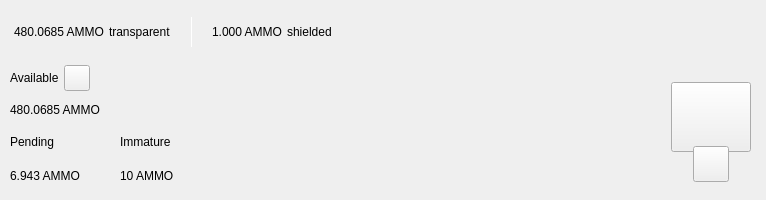
<?xml version="1.0" encoding="UTF-8"?>
<ui version="4.0">
 <class>TopBar</class>
 <widget class="QWidget" name="TopBar">
  <property name="geometry">
   <rect>
    <x>0</x>
    <y>0</y>
    <width>734</width>
    <height>200</height>
   </rect>
  </property>
  <property name="minimumSize">
   <size>
    <width>0</width>
    <height>200</height>
   </size>
  </property>
  <property name="maximumSize">
   <size>
    <width>16777215</width>
    <height>200</height>
   </size>
  </property>
  <property name="windowTitle">
   <string notr="true">N/A</string>
  </property>
  <layout class="QVBoxLayout" name="verticalLayout_10" stretch="0">
   <property name="spacing">
    <number>0</number>
   </property>
   <property name="leftMargin">
    <number>0</number>
   </property>
   <property name="topMargin">
    <number>0</number>
   </property>
   <property name="rightMargin">
    <number>0</number>
   </property>
   <property name="bottomMargin">
    <number>0</number>
   </property>
   <item>
    <widget class="PFBorderImage" name="containerTop">
     <layout class="QVBoxLayout" name="verticalLayout_11">
      <property name="spacing">
       <number>0</number>
      </property>
      <property name="leftMargin">
       <number>0</number>
      </property>
      <property name="topMargin">
       <number>0</number>
      </property>
      <property name="rightMargin">
       <number>0</number>
      </property>
      <property name="bottomMargin">
       <number>0</number>
      </property>
      <item>
       <widget class="QWidget" name="top_container_2" native="true">
        <property name="minimumSize">
         <size>
          <width>0</width>
          <height>65</height>
         </size>
        </property>
        <layout class="QHBoxLayout" name="top_container">
         <property name="spacing">
          <number>0</number>
         </property>
         <property name="leftMargin">
          <number>14</number>
         </property>
         <property name="topMargin">
          <number>0</number>
         </property>
         <property name="rightMargin">
          <number>14</number>
         </property>
         <property name="bottomMargin">
          <number>0</number>
         </property>
         <item alignment="Qt::AlignVCenter">
          <widget class="QWidget" name="widgetTopAmount" native="true">
           <property name="sizePolicy">
            <sizepolicy hsizetype="Preferred" vsizetype="Maximum">
             <horstretch>0</horstretch>
             <verstretch>0</verstretch>
            </sizepolicy>
           </property>
           <layout class="QHBoxLayout" name="horizontalLayout_5">
            <property name="spacing">
             <number>5</number>
            </property>
            <property name="leftMargin">
             <number>0</number>
            </property>
            <property name="topMargin">
             <number>0</number>
            </property>
            <property name="rightMargin">
             <number>0</number>
            </property>
            <property name="bottomMargin">
             <number>0</number>
            </property>
            <item alignment="Qt::AlignTop">
             <widget class="QLabel" name="labelAmountTopPiv">
              <property name="minimumSize">
               <size>
                <width>0</width>
                <height>36</height>
               </size>
              </property>
              <property name="styleSheet">
               <string notr="true">padding:0px;margin:0px;</string>
              </property>
              <property name="text">
               <string notr="true">480.0685 AMMO</string>
              </property>
             </widget>
            </item>
            <item>
             <widget class="QLabel" name="labelTrans">
              <property name="text">
               <string>transparent</string>
              </property>
             </widget>
            </item>
            <item>
             <spacer name="horizontalSpacer_11">
              <property name="orientation">
               <enum>Qt::Horizontal</enum>
              </property>
              <property name="sizeType">
               <enum>QSizePolicy::Fixed</enum>
              </property>
              <property name="sizeHint" stdset="0">
               <size>
                <width>15</width>
                <height>20</height>
               </size>
              </property>
             </spacer>
            </item>
            <item alignment="Qt::AlignVCenter">
             <widget class="QLabel" name="typeSpacerTop">
              <property name="minimumSize">
               <size>
                <width>1</width>
                <height>30</height>
               </size>
              </property>
              <property name="maximumSize">
               <size>
                <width>1</width>
                <height>30</height>
               </size>
              </property>
              <property name="styleSheet">
               <string notr="true">background-color:white;
padding:0px;
border:none;</string>
              </property>
              <property name="text">
               <string/>
              </property>
             </widget>
            </item>
            <item>
             <spacer name="horizontalSpacer_12">
              <property name="orientation">
               <enum>Qt::Horizontal</enum>
              </property>
              <property name="sizeType">
               <enum>QSizePolicy::Fixed</enum>
              </property>
              <property name="sizeHint" stdset="0">
               <size>
                <width>15</width>
                <height>20</height>
               </size>
              </property>
             </spacer>
            </item>
            <item alignment="Qt::AlignTop">
             <widget class="QLabel" name="labelAmountTopShieldedPiv">
              <property name="minimumSize">
               <size>
                <width>0</width>
                <height>36</height>
               </size>
              </property>
              <property name="text">
               <string notr="true">1.000 AMMO</string>
              </property>
             </widget>
            </item>
            <item>
             <widget class="QLabel" name="labelShield">
              <property name="text">
               <string>shielded</string>
              </property>
             </widget>
            </item>
           </layout>
          </widget>
         </item>
         <item>
          <spacer name="horizontalSpacer">
           <property name="orientation">
            <enum>Qt::Horizontal</enum>
           </property>
           <property name="sizeHint" stdset="0">
            <size>
             <width>40</width>
             <height>20</height>
            </size>
           </property>
          </spacer>
         </item>
         <item>
          <layout class="QHBoxLayout" name="horizontalLayout_4">
           <property name="spacing">
            <number>12</number>
           </property>
           <property name="rightMargin">
            <number>0</number>
           </property>
           <item alignment="Qt::AlignRight">
            <widget class="QWidget" name="layoutSync" native="true">
             <property name="minimumSize">
              <size>
               <width>0</width>
               <height>36</height>
              </size>
             </property>
             <property name="maximumSize">
              <size>
               <width>16777215</width>
               <height>36</height>
              </size>
             </property>
             <layout class="QVBoxLayout" name="verticalLayout_9">
              <property name="leftMargin">
               <number>0</number>
              </property>
              <property name="topMargin">
               <number>0</number>
              </property>
              <property name="rightMargin">
               <number>0</number>
              </property>
              <property name="bottomMargin">
               <number>0</number>
              </property>
              <item>
               <widget class="ExpandableButton" name="pushButtonSync" native="true">
                <property name="minimumSize">
                 <size>
                  <width>36</width>
                  <height>36</height>
                 </size>
                </property>
                <property name="maximumSize">
                 <size>
                  <width>16777215</width>
                  <height>36</height>
                 </size>
                </property>
               </widget>
              </item>
             </layout>
            </widget>
           </item>
           <item>
            <widget class="ExpandableButton" name="pushButtonHDUpgrade" native="true">
             <property name="minimumSize">
              <size>
               <width>36</width>
               <height>36</height>
              </size>
             </property>
            </widget>
           </item>
           <item>
            <widget class="ExpandableButton" name="pushButtonStack" native="true">
             <property name="minimumSize">
              <size>
               <width>36</width>
               <height>36</height>
              </size>
             </property>
            </widget>
           </item>
           <item>
            <widget class="ExpandableButton" name="pushButtonColdStaking" native="true">
             <property name="minimumSize">
              <size>
               <width>36</width>
               <height>36</height>
              </size>
             </property>
            </widget>
           </item>
           <item>
            <widget class="ExpandableButton" name="pushButtonConnection" native="true">
             <property name="minimumSize">
              <size>
               <width>36</width>
               <height>36</height>
              </size>
             </property>
            </widget>
           </item>
           <item>
            <widget class="ExpandableButton" name="pushButtonTor" native="true">
             <property name="minimumSize">
              <size>
               <width>36</width>
               <height>36</height>
              </size>
             </property>
            </widget>
           </item>
           <item>
            <widget class="ExpandableButton" name="pushButtonLock" native="true">
             <property name="sizePolicy">
              <sizepolicy hsizetype="Expanding" vsizetype="Expanding">
               <horstretch>0</horstretch>
               <verstretch>0</verstretch>
              </sizepolicy>
             </property>
             <property name="minimumSize">
              <size>
               <width>36</width>
               <height>0</height>
              </size>
             </property>
            </widget>
           </item>
           <item>
            <widget class="ExpandableButton" name="pushButtonTheme" native="true">
             <property name="minimumSize">
              <size>
               <width>36</width>
               <height>36</height>
              </size>
             </property>
             <property name="maximumSize">
              <size>
               <width>16777215</width>
               <height>36</height>
              </size>
             </property>
            </widget>
           </item>
           <item>
            <widget class="ExpandableButton" name="pushButtonFAQ" native="true">
             <property name="minimumSize">
              <size>
               <width>36</width>
               <height>36</height>
              </size>
             </property>
            </widget>
           </item>
          </layout>
         </item>
        </layout>
       </widget>
      </item>
      <item>
       <widget class="QWidget" name="bottom_container" native="true">
        <property name="minimumSize">
         <size>
          <width>0</width>
          <height>135</height>
         </size>
        </property>
        <layout class="QHBoxLayout" name="botton_container">
         <property name="leftMargin">
          <number>10</number>
         </property>
         <property name="topMargin">
          <number>0</number>
         </property>
         <property name="rightMargin">
          <number>10</number>
         </property>
         <property name="bottomMargin">
          <number>10</number>
         </property>
         <item>
          <layout class="QVBoxLayout" name="verticalLayout_7">
           <property name="spacing">
            <number>0</number>
           </property>
           <property name="leftMargin">
            <number>0</number>
           </property>
           <property name="rightMargin">
            <number>30</number>
           </property>
           <item>
            <layout class="QVBoxLayout" name="verticalLayout_2">
             <item>
              <layout class="QHBoxLayout" name="horizontalLayoutContainerAvailable">
               <property name="spacing">
                <number>5</number>
               </property>
               <item>
                <widget class="QLabel" name="labelTitle1">
                 <property name="text">
                  <string>Available</string>
                 </property>
                </widget>
               </item>
               <item>
                <widget class="QPushButton" name="pushButtonBalanceInfo">
                 <property name="minimumSize">
                  <size>
                   <width>26</width>
                   <height>26</height>
                  </size>
                 </property>
                 <property name="maximumSize">
                  <size>
                   <width>26</width>
                   <height>26</height>
                  </size>
                 </property>
                 <property name="mouseTracking">
                  <bool>true</bool>
                 </property>
                 <property name="focusPolicy">
                  <enum>Qt::NoFocus</enum>
                 </property>
                 <property name="text">
                  <string notr="true"/>
                 </property>
                 <property name="iconSize">
                  <size>
                   <width>24</width>
                   <height>24</height>
                  </size>
                 </property>
                 <property name="shortcut">
                  <string notr="true"/>
                 </property>
                </widget>
               </item>
               <item>
                <spacer name="horizontalSpacer_4">
                 <property name="orientation">
                  <enum>Qt::Horizontal</enum>
                 </property>
                 <property name="sizeType">
                  <enum>QSizePolicy::MinimumExpanding</enum>
                 </property>
                 <property name="sizeHint" stdset="0">
                  <size>
                   <width>20</width>
                   <height>20</height>
                  </size>
                 </property>
                </spacer>
               </item>
              </layout>
             </item>
             <item>
              <widget class="QLabel" name="labelAmountPiv">
               <property name="text">
                <string notr="true">480.0685 AMMO</string>
               </property>
              </widget>
             </item>
            </layout>
           </item>
           <item>
            <widget class="QWidget" name="container_imm_pend" native="true">
             <layout class="QHBoxLayout" name="horizontalLayout_2">
              <property name="spacing">
               <number>0</number>
              </property>
              <property name="leftMargin">
               <number>0</number>
              </property>
              <property name="topMargin">
               <number>0</number>
              </property>
              <property name="rightMargin">
               <number>0</number>
              </property>
              <property name="bottomMargin">
               <number>0</number>
              </property>
              <item alignment="Qt::AlignLeft">
               <widget class="QWidget" name="container_pending" native="true">
                <property name="sizePolicy">
                 <sizepolicy hsizetype="Minimum" vsizetype="Preferred">
                  <horstretch>0</horstretch>
                  <verstretch>0</verstretch>
                 </sizepolicy>
                </property>
                <layout class="QVBoxLayout" name="verticalLayout_3">
                 <property name="leftMargin">
                  <number>0</number>
                 </property>
                 <property name="topMargin">
                  <number>0</number>
                 </property>
                 <property name="rightMargin">
                  <number>0</number>
                 </property>
                 <property name="bottomMargin">
                  <number>0</number>
                 </property>
                 <item>
                  <widget class="QLabel" name="labelTitle3">
                   <property name="text">
                    <string>Pending</string>
                   </property>
                  </widget>
                 </item>
                 <item>
                  <widget class="QLabel" name="labelPendingPiv">
                   <property name="text">
                    <string notr="true">6.943 AMMO</string>
                   </property>
                  </widget>
                 </item>
                </layout>
               </widget>
              </item>
              <item>
               <spacer name="horizontalSpacer_3">
                <property name="orientation">
                 <enum>Qt::Horizontal</enum>
                </property>
                <property name="sizeType">
                 <enum>QSizePolicy::Fixed</enum>
                </property>
                <property name="sizeHint" stdset="0">
                 <size>
                  <width>40</width>
                  <height>20</height>
                 </size>
                </property>
               </spacer>
              </item>
              <item alignment="Qt::AlignLeft">
               <widget class="QWidget" name="container_immature" native="true">
                <property name="sizePolicy">
                 <sizepolicy hsizetype="Minimum" vsizetype="Preferred">
                  <horstretch>0</horstretch>
                  <verstretch>0</verstretch>
                 </sizepolicy>
                </property>
                <layout class="QVBoxLayout" name="verticalLayout_4">
                 <property name="leftMargin">
                  <number>0</number>
                 </property>
                 <property name="topMargin">
                  <number>0</number>
                 </property>
                 <property name="rightMargin">
                  <number>0</number>
                 </property>
                 <property name="bottomMargin">
                  <number>0</number>
                 </property>
                 <item>
                  <widget class="QLabel" name="labelTitle4">
                   <property name="text">
                    <string>Immature</string>
                   </property>
                  </widget>
                 </item>
                 <item>
                  <widget class="QLabel" name="labelImmaturePiv">
                   <property name="text">
                    <string notr="true">10 AMMO</string>
                   </property>
                  </widget>
                 </item>
                </layout>
               </widget>
              </item>
              <item>
               <spacer name="horizontalSpacer_5">
                <property name="orientation">
                 <enum>Qt::Horizontal</enum>
                </property>
                <property name="sizeHint" stdset="0">
                 <size>
                  <width>40</width>
                  <height>20</height>
                 </size>
                </property>
               </spacer>
              </item>
             </layout>
            </widget>
           </item>
          </layout>
         </item>
         <item>
          <spacer name="horizontalSpacer_2">
           <property name="orientation">
            <enum>Qt::Horizontal</enum>
           </property>
           <property name="sizeHint" stdset="0">
            <size>
             <width>40</width>
             <height>20</height>
            </size>
           </property>
          </spacer>
         </item>
         <item alignment="Qt::AlignHCenter|Qt::AlignVCenter">
          <widget class="QWidget" name="qrContainer" native="true">
           <property name="sizePolicy">
            <sizepolicy hsizetype="Preferred" vsizetype="Minimum">
             <horstretch>0</horstretch>
             <verstretch>0</verstretch>
            </sizepolicy>
           </property>
           <property name="minimumSize">
            <size>
             <width>90</width>
             <height>110</height>
            </size>
           </property>
           <property name="maximumSize">
            <size>
             <width>90</width>
             <height>110</height>
            </size>
           </property>
           <layout class="QVBoxLayout" name="containerQR">
            <property name="spacing">
             <number>0</number>
            </property>
            <property name="leftMargin">
             <number>5</number>
            </property>
            <property name="topMargin">
             <number>10</number>
            </property>
            <property name="rightMargin">
             <number>5</number>
            </property>
            <property name="bottomMargin">
             <number>0</number>
            </property>
            <item>
             <widget class="QPushButton" name="btnQr">
              <property name="minimumSize">
               <size>
                <width>70</width>
                <height>70</height>
               </size>
              </property>
              <property name="maximumSize">
               <size>
                <width>16777215</width>
                <height>70</height>
               </size>
              </property>
              <property name="focusPolicy">
               <enum>Qt::NoFocus</enum>
              </property>
              <property name="text">
               <string/>
              </property>
              <property name="iconSize">
               <size>
                <width>70</width>
                <height>70</height>
               </size>
              </property>
             </widget>
            </item>
            <item>
             <spacer name="verticalSpacer">
              <property name="orientation">
               <enum>Qt::Vertical</enum>
              </property>
              <property name="sizeType">
               <enum>QSizePolicy::Fixed</enum>
              </property>
              <property name="sizeHint" stdset="0">
               <size>
                <width>20</width>
                <height>20</height>
               </size>
              </property>
             </spacer>
            </item>
            <item alignment="Qt::AlignHCenter|Qt::AlignBottom">
             <widget class="QPushButton" name="pushButtonQR">
              <property name="minimumSize">
               <size>
                <width>36</width>
                <height>36</height>
               </size>
              </property>
              <property name="maximumSize">
               <size>
                <width>36</width>
                <height>36</height>
               </size>
              </property>
              <property name="focusPolicy">
               <enum>Qt::NoFocus</enum>
              </property>
              <property name="text">
               <string/>
              </property>
             </widget>
            </item>
           </layout>
          </widget>
         </item>
        </layout>
       </widget>
      </item>
     </layout>
    </widget>
   </item>
  </layout>
 </widget>
 <customwidgets>
  <customwidget>
   <class>ExpandableButton</class>
   <extends>QWidget</extends>
   <header>qt/ammocoin/expandablebutton.h</header>
   <container>1</container>
  </customwidget>
  <customwidget>
   <class>PFBorderImage</class>
   <extends>QFrame</extends>
   <header>qt/ammocoin/pfborderimage.h</header>
   <container>1</container>
  </customwidget>
 </customwidgets>
 <resources/>
 <connections/>
</ui>
